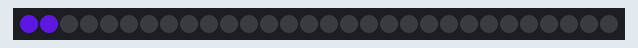
Bench run of a sketch on a simulated Arduino Uno, built with avr-gcc and run on an emulated ATmega328P. On the bench: 30 RGB LEDs in strip order, left to right. Dim RGB values are drawn brighter than linear; random numbers use the default seed unless the sketch sets one.

Above: at 0.45 s.
At 5.76 s:
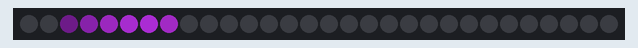
At 6.27 s:
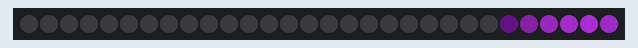
At 16.07 s:
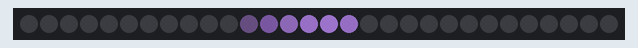
At 21.06 s:
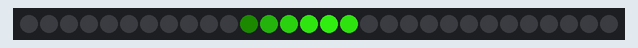
At 36.06 s:
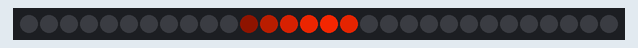

The sketch:

single_droplet_every_5_seconds.ino
```cpp
/* LedStripGradient: Example Arduino sketch that shows
 * how to control an Addressable RGB LED Strip from Pololu.
 *
 * To use this, you will need to plug an Addressable RGB LED
 * strip from Pololu into pin 12.  After uploading the sketch,
 * you should see a pattern on the LED strip that fades from
 * green to pink and also moves along the strip.
 */

#include <PololuLedStrip.h>

// Create an ledStrip object and specify the pin it will use.
PololuLedStrip<2> ledStrip;

// Create a buffer for holding the colors (3 bytes per color).
#define LED_COUNT 30
#define LED_GROUP 6
rgb_color colors[LED_COUNT];

unsigned long t0;
float t;

struct  { int r, g, b; } tint;

void makeTint() {
  int total = 255;
  tint.b = random(total+1);
  tint.g = random(total - tint.b+1);
  tint.r = total - tint.b - tint.g;
}

void setup()
{
  t0 = millis();
  makeTint();
}

bool lit = false;
float x, v, a = 40;

float sqr(float a) {
  return a*a;
}

float clamp(float a, float low, float high) {
    if(a < low) return low;
    if(a > high) return high;
    return a;
}

float droplet(float dx) {
  if(dx < -1.0 || dx > 1.0) return 0.0;
  return clamp((1-dx)*sqrt(1-sqr(dx)) / (3*sqrt(3)/4), 0.0, 1.0);
}

#include <math.h>

void loop()
{
  t = fmod(millis() - t0, 5000)/1000.0;
  x = a*t*t/2;

  if(x>=LED_COUNT*3) {
    makeTint();
  }

  for (uint16_t i = 0; i < LED_COUNT; i++)
  {
    float b=6.0;
    float dx = (x-(float)i - b)/b*2+1;

    float v = droplet(dx);
    colors[i] = rgb_color(v*tint.r, v*tint.g, v*tint.b);
  }
  ledStrip.write(colors, LED_COUNT);

//  delay(1);

//  lit = !lit;
//  digitalWrite(LED_BUILTIN, lit ? HIGH : LOW);
}
```
